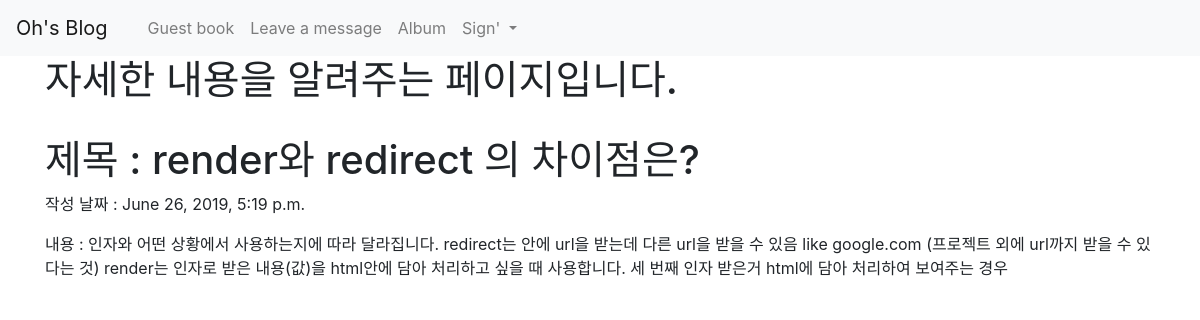
The app's page /blog/5 with its own data.
### hello/models.py (models this page shows, shortened)
class Blog(models.Model):
    title = models.CharField(max_length=200)
    pub_date = models.DateTimeField('date published')
    body = models.TextField()

### hello/views.py (the view)
# urls.py: path('blog/<int:blog_id>', hello.views.detail, name="detail"),
def detail(request, blog_id):
    blog_detail = get_object_or_404(Blog, pk = blog_id)
    return render(request, 'detail.html', {'blog':blog_detail})

### hello/templates/detail.html
{% extends 'base.html' %}
{% block contents %}
    <h1> 자세한 내용을 알려주는 페이지입니다. </h1>
    <br>
    <h1> 제목 : {{blog.title}} </h1>
    <p> 작성 날짜 : {{blog.pub_date}} </p>
    <p> 내용 : {{blog.body}} </p>
{% endblock %}

### records on screen
Blog: title "render와 redirect 의 차이점은?", pub_date "June 26, 2019, 5:19 p.m.", body "인자와 어떤 상황에서 사용하는지에 따라 달라집니다. redirect는 안에 url을 받는데 다른 url을 받을 수 있음 like google.com (프로젝트 외에 url까지 받을 수 있다는 것) render는 인자로 받은 내용(값)을 html안에 담아 처리하고 싶을 때 사용합니다. 세 번째 인자 받은거 html에 담아 처리하여 보여주는 경우"
